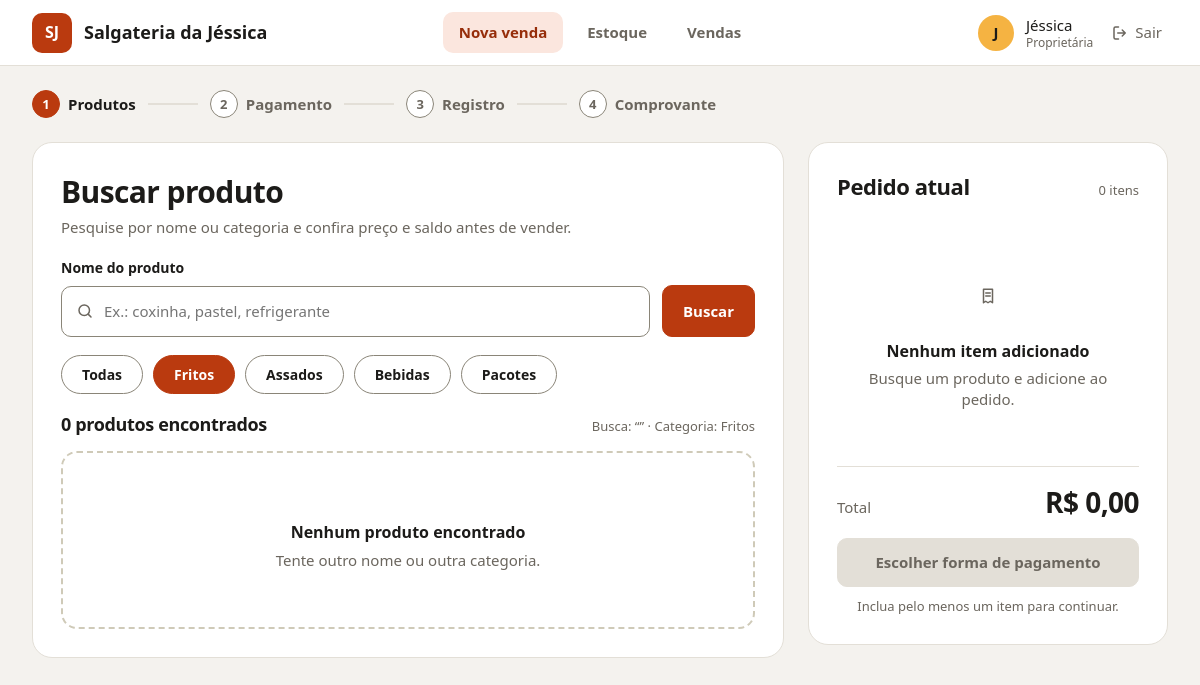
The page /?q=&cat=fritos (signed in) on the database as committed earlier.
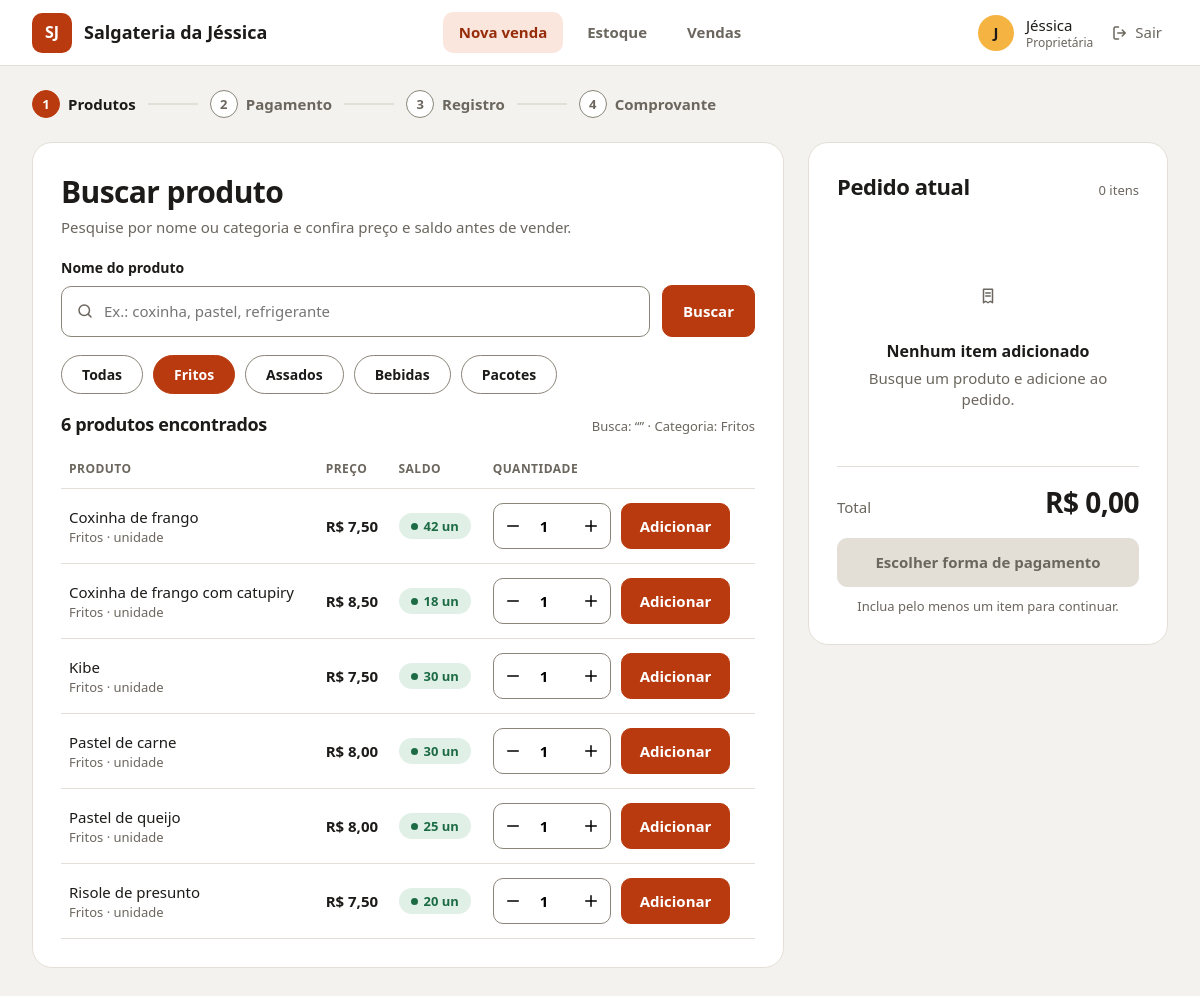
The same page on the database as committed later.
### loja/models.py (models this page shows, shortened)
class Produto(models.Model):
    nome = models.CharField(max_length=80)
    categoria = models.CharField(max_length=20, choices=CATEGORIAS)
    unidade = models.CharField(max_length=20, default="unidade")
    preco_centavos = models.PositiveIntegerField()
    saldo = models.PositiveIntegerField(default=0)
    ativo = models.BooleanField(default=True)
    class Meta:
        ordering = ["categoria", "nome"]

### loja/views.py (the view)
# urls.py: path("", views.pedido, name="pedido"),
@login_required
def pedido(request):
    q = request.GET.get("q", "").strip()
    cat = request.GET.get("cat", "")
    buscou = bool(q or cat)
    produtos = []
    if buscou:
        qs = Produto.objects.filter(ativo=True)
        if cat and cat != "todas":
            qs = qs.filter(categoria=cat)
        termo = _sem_acento(q)
        produtos = [p for p in qs if termo in _sem_acento(p.nome)]
        carrinho = _carrinho(request)
        for p in produtos:
            p.no_pedido = carrinho.get(str(p.id), 0)
    linhas, total, unidades = _linhas(request)
    return render(request, "loja/pedido.html", {
        "passos": _passos(1), "q": q, "cat": cat or "todas", "buscou": buscou,
        "categorias": [("todas", "Todas")] + CATEGORIAS,
        "cat_nome": dict(CATEGORIAS).get(cat, "Todas"),
        "produtos": produtos, "linhas": linhas, "total": total, "unidades": unidades,
        "ultimo": request.session.get("ultimo"), "voltar": request.get_full_path(),
    })

### loja/templatetags/dinheiro.py (called while the page is built)
def _fmt(centavos):
    inteiro, resto = divmod(int(centavos or 0), 100)
    return f"{inteiro:,}".replace(",", ".") + f",{resto:02d}"

@register.filter
def reais(centavos):
    return "R$ " + _fmt(centavos)

### loja/views.py (called while the page is built, shortened)
def _passos(atual):
    return [
        {"n": i + 1, "nome": nome,
         "estado": "done" if i + 1 < atual else "atual" if i + 1 == atual else "futuro"}
        for i, nome in enumerate(PASSOS)
    ]

def _sem_acento(texto):
    base = unicodedata.normalize("NFD", texto)
    return "".join(c for c in base if unicodedata.category(c) != "Mn").lower()

def _carrinho(request):
    return request.session.setdefault("carrinho", {})

def _linhas(request):
    carrinho = _carrinho(request)
    produtos = Produto.objects.in_bulk([int(i) for i in carrinho])
    linhas, total, unidades = [], 0, 0
    return linhas, total, unidades

### loja/templates/loja/pedido.html (shortened to what the changed rows need)
{% extends "loja/base.html" %}
{% load dinheiro %}
{% block conteudo %}
<div class="grade">
  <section class="cartao">
    <h1>Buscar produto</h1>
    <div class="chips">
      {% for chave, nome in categorias %}
        <a class="chip {% if chave == cat %}sel{% endif %}" href="?q={{ q|urlencode }}&cat={{ chave }}">{{ nome }}</a>
      {% endfor %}
    </div>
    {% if not buscou %}
      <div class="vazio">
        <div class="icone"><svg class="i"><use href="#i-box"/></svg></div>
        <strong>Nenhuma busca ainda</strong>
        <p>Digite o nome de um produto ou escolha uma categoria para ver preço e saldo disponíveis.</p>
      </div>
    {% else %}
      <div class="cab"><h2 style="font-size:18px">{{ produtos|length }} produto{{ produtos|length|pluralize }} encontrado{{ produtos|length|pluralize }}</h2>
        <span>Busca: “{{ q }}” · Categoria: {{ cat_nome }}</span></div>
      {% if produtos %}
      <table>
        <tr><th>Produto</th><th>Preço</th><th>Saldo</th><th>Quantidade</th><th></th></tr>
        {% for p in produtos %}
        <tr>
          <td>{{ p.nome }}
            <small>{{ p.get_categoria_display }} · {{ p.unidade }}
              {% if p.no_pedido %}<span class="selo no">No pedido: {{ p.no_pedido }}</span>{% endif %}</small></td>
          <td><b>{{ p.preco_centavos|reais }}</b></td>
          <td>{% if p.saldo > 0 %}<span class="selo">{{ p.saldo }} un</span>{% else %}<span class="selo zero">Esgotado</span>{% endif %}</td>
          <td colspan="2">
            <form method="post" action="{% url 'adicionar' p.id %}" class="acao" style="justify-content:flex-start">
              {% if p.saldo > 0 %}
              <div class="qtd" data-qtd>
                <button type="button" data-d="-1" aria-label="Diminuir"><svg class="i"><use href="#i-minus"/></svg></button>
                <input name="qtd" type="number" value="1" min="1" max="{{ p.saldo }}">
                <button type="button" data-d="1" aria-label="Aumentar"><svg class="i"><use href="#i-plus"/></svg></button>
              </div>
              <button class="botao">Adicionar</button>
              {% else %}
              <div class="qtd off"><button type="button" disabled><svg class="i"><use href="#i-minus"/></svg></button><span>0</span><button type="button" disabled><svg class="i"><use href="#i-plus"/></svg></button></div>
              <button class="botao off" disabled>Sem saldo</button>
              {% endif %}
            </form>
          </td>
        </tr>
        {% endfor %}
      </table>
      {% else %}
        <div class="vazio"><strong>Nenhum produto encontrado</strong><p>Tente outro nome ou outra categoria.</p></div>
      {% endif %}
    {% endif %}
  </section>
  <aside class="cartao painel">
    <div class="cab"><h2>Pedido atual</h2>
      <span>{{ linhas|length }} ite{{ linhas|length|pluralize:"m,ns" }}{% if linhas %} · {{ unidades }} unidade{{ unidades|pluralize }}{% endif %}</span></div>
  </aside>
</div>
{% endblock %}

Rows that differ between the two databases and show on the page:
now on this page (row edited): Produto: nome "Coxinha de frango", categoria "Fritos", unidade "unidade", preco_centavos|reais "R$ 7,50", saldo "42"
now on this page (row edited): Produto: nome "Coxinha de frango com catupiry", categoria "Fritos", unidade "unidade", preco_centavos|reais "R$ 8,50", saldo "18"
now on this page (row edited): Produto: nome "Kibe", categoria "Fritos", unidade "unidade", preco_centavos|reais "R$ 7,50", saldo "30"
now on this page (row edited): Produto: nome "Pastel de carne", categoria "Fritos", unidade "unidade", preco_centavos|reais "R$ 8,00", saldo "30"
now on this page (row edited): Produto: nome "Pastel de queijo", categoria "Fritos", unidade "unidade", preco_centavos|reais "R$ 8,00", saldo "25"
now on this page (row edited): Produto: nome "Risole de presunto", categoria "Fritos", unidade "unidade", preco_centavos|reais "R$ 7,50", saldo "20"
Other text that changed with them:
{{ produtos|length }}: "0" → "6"
text no longer shown: "Nenhum produto encontrado Tente outro nome ou outra categoria."
text now shown: "PRODUTO PREÇO SALDO QUANTIDADE"
